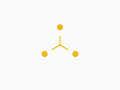
Frame 1 (no input)
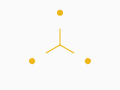
Frame 60 (no input)
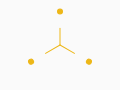
Frame 120 (the mouse pressed at the canvas centre since frame 60)

The p5.js sketch that drew these frames (run headless with seeded random() and noise() and a simulated clock; from frame 60 on, the mouse is pressed at the canvas centre):

// p5.js sketch
// ── sketch.js
var theta;
var a;
var col;
var num;
var r;

function setup() {
  let cnv = createCanvas(120,90);
    //cnv.position(0,0,'fixed');
}

function draw() {
  background('#FAFAFA');
  translate(60, 45);
  theta = map(sin(millis()/1000.0), -1, 1, 0, PI/6);

  var num=3;
  for (var i=0; i<num; i++) {
    a = map(sin(millis()/1000.0), -1, 1, 0, 35);
    rotate(TWO_PI/num);
    branch(a);
  }
}

function branch(len) {
  col=map(len, 0, 90, 150, 255);
  stroke (237,183,24);
  line(0, 0, 0, -len/2);

  fill(237,183,24);
  ellipse(0, -len, 5, 5);
  len-=50;


  //枝干
  if (len>20) {
    push(); 
    translate(0, -30);
    rotate(theta);
    branch(len); 
    pop();

    push();
    translate(0, -30);
    rotate(-theta);
    branch(len); 
    pop();
  }
}
